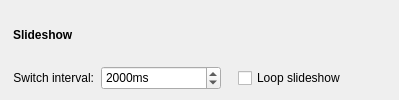
                <widget class="QWidget" name="slideshowGroup" native="true">
                 <property name="accessibleName">
                  <string notr="true">SGroup</string>
                 </property>
                 <layout class="QVBoxLayout" name="verticalLayout_18">
                  <property name="spacing">
                   <number>7</number>
                  </property>
                  <property name="leftMargin">
                   <number>13</number>
                  </property>
                  <property name="topMargin">
                   <number>10</number>
                  </property>
                  <property name="rightMargin">
                   <number>13</number>
                  </property>
                  <property name="bottomMargin">
                   <number>10</number>
                  </property>
                  <item>
                   <layout class="QHBoxLayout" name="horizontalLayout_34">
                    <property name="leftMargin">
                     <number>0</number>
                    </property>
                    <property name="topMargin">
                     <number>0</number>
                    </property>
                    <property name="rightMargin">
                     <number>0</number>
                    </property>
                    <property name="bottomMargin">
                     <number>0</number>
                    </property>
                    <item>
                     <widget class="QLabel" name="label_42">
                      <property name="font">
                       <font>
                        <bold>true</bold>
                       </font>
                      </property>
                      <property name="text">
                       <string>Slideshow</string>
                      </property>
                     </widget>
                    </item>
                   </layout>
                  </item>
                  <item>
                   <layout class="QHBoxLayout" name="slideshowGroupContents">
                    <property name="spacing">
                     <number>7</number>
                    </property>
                    <property name="leftMargin">
                     <number>0</number>
                    </property>
                    <property name="topMargin">
                     <number>0</number>
                    </property>
                    <item>
                     <widget class="QLabel" name="label_27">
                      <property name="text">
                       <string>Switch interval:</string>
                      </property>
                      <property name="alignment">
                       <set>Qt::AlignRight|Qt::AlignTrailing|Qt::AlignVCenter</set>
                      </property>
                     </widget>
                    </item>
                    <item>
                     <widget class="QSpinBox" name="slideshowIntervalSpinBox">
                      <property name="sizePolicy">
                       <sizepolicy hsizetype="Minimum" vsizetype="Preferred">
                        <horstretch>0</horstretch>
                        <verstretch>0</verstretch>
                       </sizepolicy>
                      </property>
                      <property name="minimumSize">
                       <size>
                        <width>120</width>
                        <height>24</height>
                       </size>
                      </property>
                      <property name="frame">
                       <bool>true</bool>
                      </property>
                      <property name="alignment">
                       <set>Qt::AlignLeading|Qt::AlignLeft|Qt::AlignVCenter</set>
                      </property>
                      <property name="buttonSymbols">
                       <enum>QAbstractSpinBox::UpDownArrows</enum>
                      </property>
                      <property name="hiddenButtons" stdset="0">
                       <bool>true</bool>
                      </property>
                      <property name="suffix">
                       <string>ms</string>
                      </property>
                      <property name="minimum">
                       <number>500</number>
                      </property>
                      <property name="maximum">
                       <number>65535</number>
                      </property>
                      <property name="value">
                       <number>2000</number>
                      </property>
                     </widget>
                    </item>
                    <item>
                     <spacer name="horizontalSpacer_27">
                      <property name="orientation">
                       <enum>Qt::Horizontal</enum>
                      </property>
                      <property name="sizeType">
                       <enum>QSizePolicy::Fixed</enum>
                      </property>
                      <property name="sizeHint" stdset="0">
                       <size>
                        <width>10</width>
                        <height>10</height>
                       </size>
                      </property>
                     </spacer>
                    </item>
                    <item>
                     <widget class="QCheckBox" name="loopSlideshowCheckBox">
                      <property name="text">
                       <string>Loop slideshow</string>
                      </property>
                     </widget>
                    </item>
                    <item>
                     <spacer name="horizontalSpacer_16">
                      <property name="orientation">
                       <enum>Qt::Horizontal</enum>
                      </property>
                      <property name="sizeHint" stdset="0">
                       <size>
                        <width>40</width>
                        <height>20</height>
                       </size>
                      </property>
                     </spacer>
                    </item>
                   </layout>
                  </item>
                 </layout>
                </widget>
